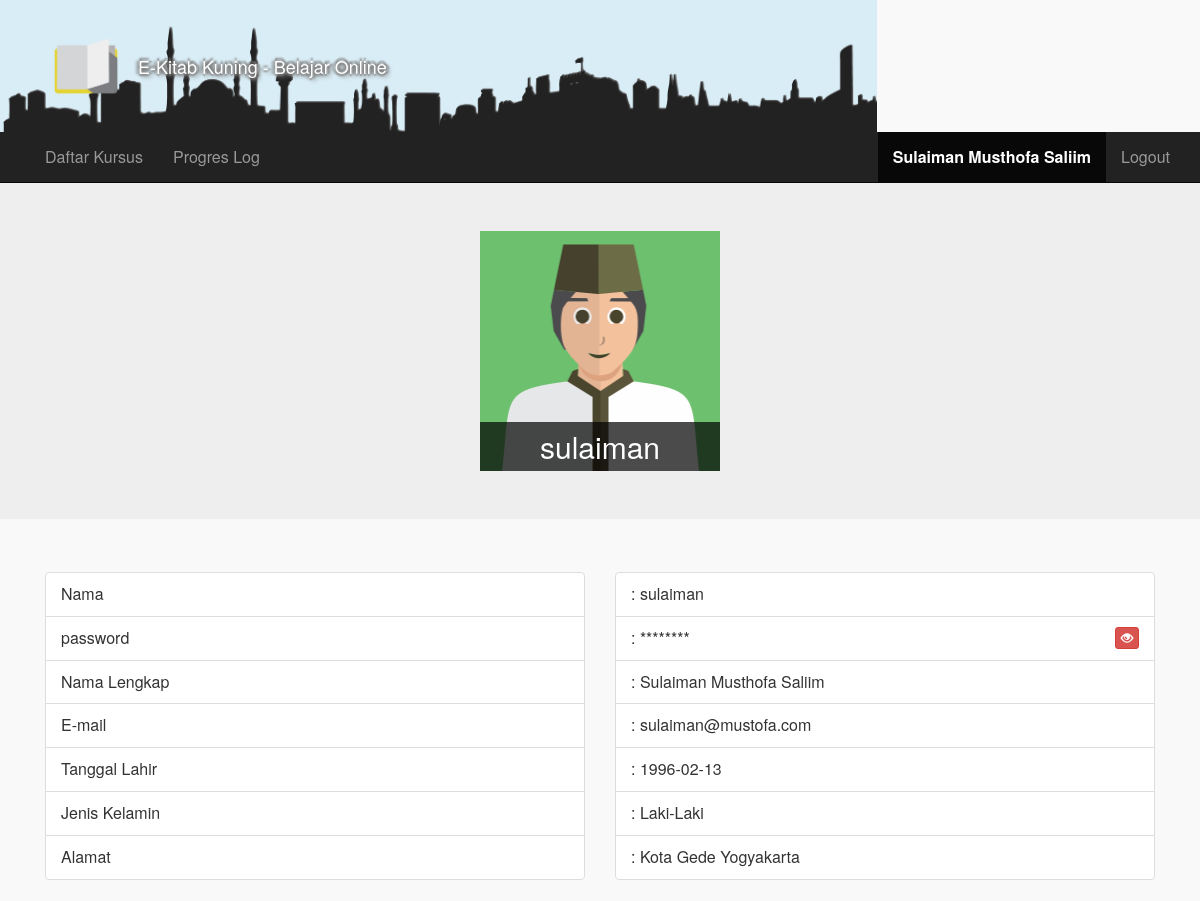
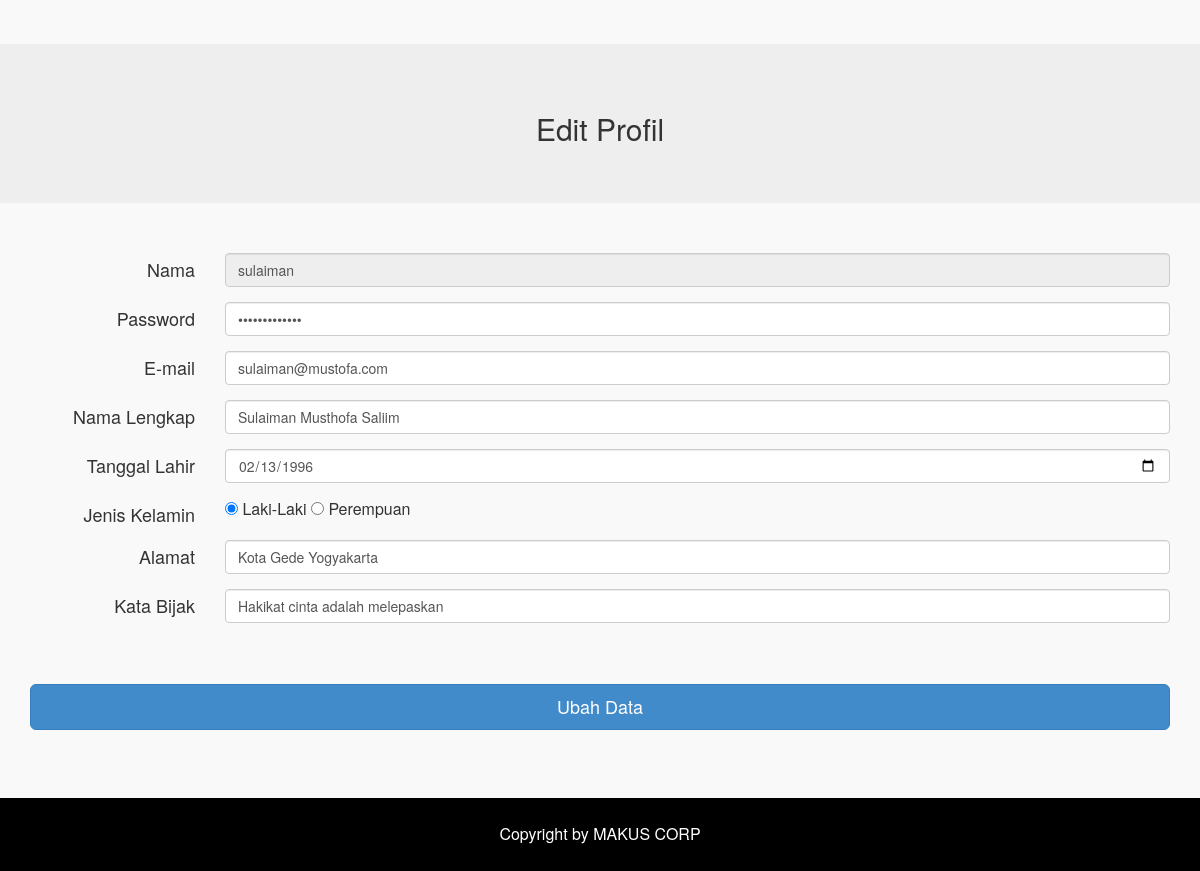
Screenshot of /profil.php (signed in) with the database file from the repository (2 pictures, top to bottom).
### tables this page shows
CREATE TABLE IF NOT EXISTS `akun` (
  `akun_id` int(11) NOT NULL AUTO_INCREMENT,
  `username` varchar(20) NOT NULL,
  `password` varchar(18) NOT NULL,
  `email` varchar(25) NOT NULL,
  `nama_lengkap` varchar(30) NOT NULL,
  `jenis_kelamin` enum('Laki-Laki','Perempuan') DEFAULT NULL,
  `tanggal_lahir` date DEFAULT NULL,
  `alamat` varchar(300) DEFAULT NULL,
  `status` enum('0','1','2') NOT NULL DEFAULT '1',
  `keterangan` text,
  `sertifikat` int(1) NOT NULL DEFAULT '0',
  PRIMARY KEY (`akun_id`),
  UNIQUE KEY `username` (`username`)
);

### profil.php (the view, shortened to what this page needs)
<?php
$sql="SELECT * FROM akun WHERE akun_id='".$_SESSION['userid']."'";
$query=mysql_query($sql);
$profil=mysql_fetch_array($query);
$data=$profil;
 $username=$data['username'];
 $password=$data['password'];
 $nama_lengkap=$data['nama_lengkap'];
 $email=$data['email'];
 $alamat=$data['alamat'];
 $keterangan=$data['keterangan'];
 if($data['jenis_kelamin']=='Laki-Laki'){
	 $cekp="checked";
	 $cekw="";
	 $foto="media/avatar_laki.png";
 }
?>
<!DOCTYPE html>
<html lang="en">
  <head>
	<link href="lib/css/bootstrap.css" rel="stylesheet">
	<link href="lib/css/style.css" rel="stylesheet">
	<link href="lib/css/style1.css" rel="stylesheet">
  </head>
  <body>
<?php include 'layout/navbar_utama.php';?>
<?php
	if($profil['status']==0){
		include 'layout/navbar_admin.php';
	}
	else{
		include 'layout/navbar.php';
	}
?>
<div class="col-sm-12 jumbotron" align="middle">
	<div class="user">
	    <a class="link smoothScroll" href="#katabijak" >
	    	<img src="<?php echo $foto ?>" width=240px height=240px>
	        <div class="user-info">
	            <h2 class="h2"><?php  echo $data['username'] ?></h2>
	        </div>
	    </a>
	</div>
</div>
<div class="container"  class="alert alert-success" >
	<div class="col-sm-6">
		<br>
		<ul class="list-group">
		  <li class="list-group-item list-group-item-info">Nama</li>
		  <li class="list-group-item list-group-item-info">password</li>
		  <li class="list-group-item list-group-item-info">Nama Lengkap</li>
		  <li class="list-group-item list-group-item-info">E-mail</li>
		  <li class="list-group-item list-group-item-info">Tanggal Lahir</li>
		  <li class="list-group-item list-group-item-info">Jenis Kelamin</li>
		  <li class="list-group-item list-group-item-info">Alamat</li>
		</ul>
	</div>
	<div class="col-sm-6">
		<br>
	<ul class="list-group">
	  <li class="list-group-item list-group-item-info">: <?php  echo $data['username'] ?></li>
	  <li class="list-group-item list-group-item-info" >: ********
		  		  	<button type="button" class="btn btn-danger btn-xs pull-right" data-toggle="modal" data-target=".bs-example-modal-sm">
						<span class="glyphicon glyphicon-eye-open" aria-hidden="true">
						</span>
					</button>
	  </li>
	  <li class="list-group-item list-group-item-info">: <?php  echo $data['nama_lengkap'] ?></li>
	  <li class="list-group-item list-group-item-info">: <?php  echo $data['email'] ?></li>
	  <li class="list-group-item list-group-item-info">: <?php  echo $data['tanggal_lahir'] ?></li>
	  <li class="list-group-item list-group-item-info">: <?php  echo $data['jenis_kelamin'] ?></li>
	  <li class="list-group-item list-group-item-info">: <?php  echo $data['alamat'] ?></li>
	</ul>
	</div>
</div>
<br><br>
<div class="jumbotron">
<h2 align="center">Edit Profil</h2>
</div>
<div class="container">
	      <form class="form-horizontal" role="form" action="conf/ubah-profil.php" method="post">
	  <div class="form-group">
	    <h4  class="col-sm-2 control-label">Nama </h4>
	    <div class="col-sm-10">
	        <input name="username" type="text" class="form-control" value="<?php echo "$username"?>" placeholder="Username" disabled>
	    </div>
	  </div>
	  <div class="form-group">
	    <h4 class="col-sm-2 control-label">Password </h4>
		<div class="col-sm-10">
	        <input name="password" type="password" class="form-control" value="<?php echo "$password"?>" placeholder="Password" required >
	    </div>
	  </div>
	  <div class="form-group">
	    <h4 class="col-sm-2 control-label">E-mail </h4>
	    <div class="col-sm-10">
	        <input name="email" type="email" class="form-control" value="<?php echo "$email"?>" placeholder="E-mail"required>
	    </div>
	  </div>
	  <div class="form-group">
	    <h4 class="col-sm-2 control-label">Nama Lengkap </h4>
		<div class="col-sm-10">
	        <input name="nama_lengkap" type="text" class="form-control" value="<?php echo "$nama_lengkap"?>" placeholder="Nama Lengkap" required>
	    </div>
	  </div>
	  <div class="form-group">
	    <h4 class="col-sm-2 control-label">Tanggal Lahir </h4>
		    <div class="col-sm-10">
		    	<input name="tanggal_lahir" type="date" value="<?= $data['tanggal_lahir']; ?>" placeholder="YYYY-MM-DD" title="MM-DD-YYYY" class="form-control">
		    </div>
	  </div>
	  <div class="form-group">
	    <h4 class="col-sm-2 control-label">Jenis Kelamin </h4>
	    <div class="col-sm-10">
			<input name="jenis_kelamin" type="radio" value="Laki-Laki" <?php echo "$cekp"?> > Laki-Laki
			<input name="jenis_kelamin" type="radio" value="Perempuan" <?php echo "$cekw"?> > Perempuan
	    </div>
	  </div>
	  <div class="form-group">
	    <h4 class="col-sm-2 control-label">Alamat </h4>
	    <div class="col-sm-10">
	        <input name="alamat" type="text" class="form-control" placeholder="Alamat" value="<?php echo "$alamat"?>" required>
	    </div>
	  </div><h4 class="form-signin-heading"> </h4>
	  <div class="form-group">
		<h4 class="col-sm-2 control-label">Kata Bijak</h4>
		<div class="col-sm-10">
		  <input name="keterangan" type="text" class="form-control" value="<?php echo "$keterangan"?>" placeholder="Kata-Kata Mutiara" required>
		</div>
	  </div>
	        <br><br>
	        <button class="btn btn-lg btn-primary btn-block" type="submit">Ubah Data</button>
	      </form>
</div>
    <br><br><br>
    <?php include 'layout/footer.php';?>
  </body>
</html>

### layout/navbar.php (shortened to what this page needs)
<div class="navbar navbar-inverse navbar-static-top">
    <div class="container">
        <div class="collapse navbar-collapse navHeaderCollapse">
          <ul class="nav navbar-nav navbar-justified">
            <li class=""><a href="user.php">Daftar Kursus</a></li>
            <li><a href="logkursus.php">Progres Log</a></li>
          </ul>
          <ul class="nav navbar-nav navbar-right">
            <li class="active">
              <a href="profil.php">
                  <strong>
                    <?php echo $profil['nama_lengkap']  ?>
                  </strong>
              </a>
            </li>
            <li><a href="logout.php">Logout</a></li>
          </ul>
        </div>
    </div>
</div>

### profil.php (style rules this page uses)
body { margin: 0; padding: 0; outline: 0; font-size: 12pt; }
.user { position: relative; width: 240px; height: 240px; }
.link { display: block; width: 100%; height: 100%; text-decoration: none; }
.user-info { position: absolute; bottom: 0; }
.h2 { background: rgba(0,0,0,0.7); color: #fff; padding: 8px; margin: 0; }

### rows the page displays
akun: nama_lengkap "Sulaiman Musthofa Saliim", username "sulaiman", email "sulaiman@mustofa.com", tanggal_lahir "1996-02-13", jenis_kelamin "Laki-Laki", alamat "Kota Gede Yogyakarta", tanggal_lahir "02/13/1996", keterangan "Hakikat cinta adalah melepaskan"

### other values shown
$namaaplikasi "E-Kitab Kuning - Belajar Online"
